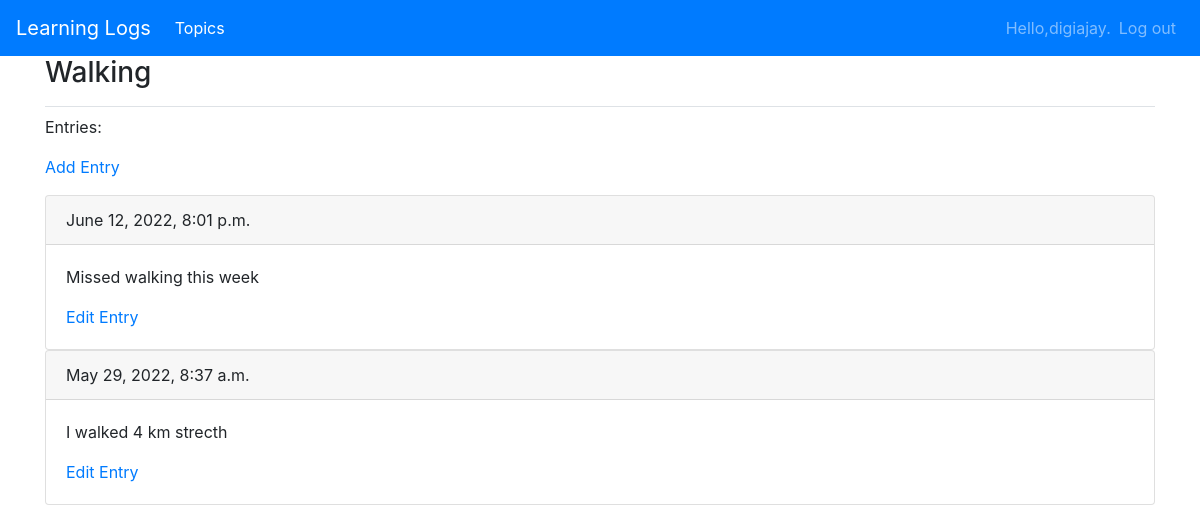
Screenshot of /topics/5/ (signed in) with the database file from the repository.
### learning_logs/models.py (models this page shows, shortened)
class Topic(models.Model):
    topic = models.CharField(max_length=100)
    timestamp_added = models.DateTimeField(auto_now_add=True)
    owner = models.ForeignKey(User, on_delete=models.CASCADE)
    def __str__(self):
        return self.topic

class Entry(models.Model):
    topic = models.ForeignKey(Topic,on_delete=models.CASCADE)
    text = models.TextField()
    timestamp_added = models.DateTimeField(auto_now_add=True)
    class Meta:
        verbose_name_plural = "entries"

### learning_logs/views.py (the view)
# urls.py: path('topics/<int:topic_id>/',views.topic,name='topic'),
@login_required
def topic(request,topic_id):
    topic = Topic.objects.get(id=topic_id)
    if topic.owner != request.user:
        raise Http404
    entries = topic.entry_set.order_by('-timestamp_added')
    context = {'topic':topic, 'entries':entries}
    return render(request, 'learning_logs/topic.html', context)

### learning_logs/templates/learning_logs/topic.html
{% extends 'learning_logs/base.html' %}
{% block page_header %}
  <h3>{{topic}}</h3>
{% endblock page_header %}
{% block content %}
  <p> Entries: </p>
  <p>
    <a href = "{% url 'learning_logs:new_entry' topic.id %}"> Add Entry </a>
  </p>
  {% for entry in entries %}
    <div class="card">
      <div class="card-header">
        {{ entry.timestamp_added}}
      </div>
      <div class="card-body">
        <p class="card-text">{{entry.text}}</p>
        <a href ={% url 'learning_logs:edit_entry' entry.id %}>Edit Entry</a>
      </div>
    </div>
    {% empty %}
    <p> There are no Entries for this topic yet. </p>
    {% endfor %}
  {% endblock content %}

### learning_logs/templates/learning_logs/base.html (shortened to what this page needs)
{% load bootstrap4 %}
<!doctype html>
<html lang="en">
<head>
    {% bootstrap_css %}
</head>
<body>
    <nav class="navbar navbar-expand-sm navbar-dark bg-primary">
        <a class="navbar-brand" href="{% url 'learning_logs:index' %}">Learning Logs</a>
        <div class="collapse navbar-collapse" id="collapsibleNavId">
            <ul class="navbar-nav mr-auto mt-2 mt-lg-0">
                <li class="nav-item active">
                    <a class="nav-link" href= "{% url 'learning_logs:topics' %}" >Topics</a>
                </li>
            </ul>
            <ul class="navbar-nav ml-auto">
                {% if user.is_authenticated %}
                    <li class="nav-item">
                        <span class = "navbar-text">Hello,{{user.username}}.</span>
                    </li>
                    <li class="nav-item">
                        <a class="nav-link" href = "{% url 'users:logout' %}">Log out</a>
                    </li>
                {% endif %}
            </ul>
        </div>
    </nav>
    <main role="main" class="container">
        <div class="pb-2 mb-2 border-bottom">
            {% block page_header %}{% endblock page_header %}
        </div>
        <div>
            {% block content %}{% endblock content %}
        </div>
    </main>
</body>
</html>

### rows the page displays
Topic: topic "Walking"
Entry: timestamp_added "June 12, 2022, 8:01 p.m.", text "Missed walking this week"
Entry: timestamp_added "May 29, 2022, 8:37 a.m.", text "I walked 4 km strecth"

### other values shown
{{ user.username }} "digiajay"
